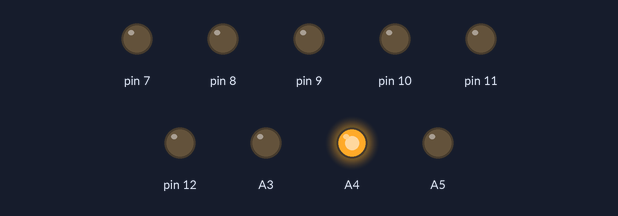
Recording of a sketch running on a simulated Arduino Uno, built with avr-gcc and run on an emulated ATmega328P. On the bench: output pins drawn as LEDs (lit = HIGH).

Above: at 1.5 s.
At 3.5 s:
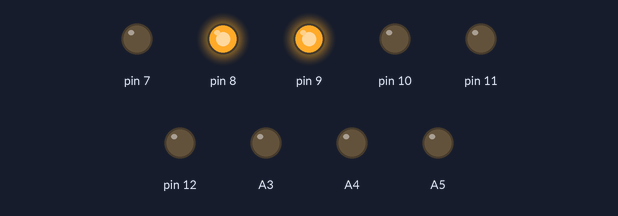
At 5.5 s:
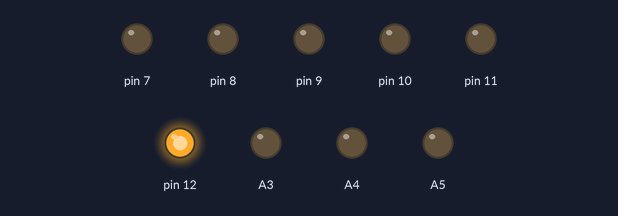
Timing chart, 0 to 9.1 s (numbered marks = the images above):
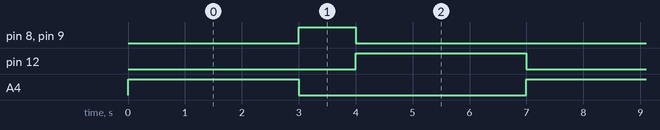

Measured:
- by itself, pin 8, pin 9: alternates HIGH for 1.0 s and LOW for 6.0 s
- by itself, pin 12, A4: alternates HIGH for 3.0 s and LOW for 4.0 s
- by itself, everything shown: repeats every 7.0 s, in 3 steps

The sketch:

Traffic_light.ino
```cpp
int pwmR = 0;
int pwmG = 0;
int pwmB = 0;

void setup()
{
  // 第一顆燈泡
  pinMode(A3, OUTPUT);
  pinMode(A4, OUTPUT);
  pinMode(A5, OUTPUT);

  // 第二顆燈泡
  pinMode(7, OUTPUT);
  pinMode(8, OUTPUT);
  pinMode(9, OUTPUT);

  // 第三顆燈泡
  pinMode(10, OUTPUT);
  pinMode(11, OUTPUT);
  pinMode(12, OUTPUT);
}


void loop()
{
  // 亮綠燈
  reset();
  pwmR = 0;
  pwmG = 255;
  pwmB = 0;
  analogWrite(A3, pwmR);
  analogWrite(A4, pwmG);
  analogWrite(A5, pwmB);
  delay(3000);

  // 亮黃燈
  reset();
  pwmR = 255;
  pwmG = 255;
  pwmB = 0;
  analogWrite(9, pwmR);
  analogWrite(8, pwmG);
  analogWrite(7, pwmB);
  delay(1000);

  // 亮紅燈
  reset();
  pwmR = 255;
  pwmG = 0;
  pwmB = 0;
  analogWrite(12, pwmR);
  analogWrite(11, pwmG);
  analogWrite(10, pwmB);
  delay(3000);
}

void reset() {
  pwmR = 0;
  pwmG = 0;
  pwmB = 0;

  analogWrite(A3, pwmR);
  analogWrite(A4, pwmG);
  analogWrite(A5, pwmB);
  analogWrite(9, pwmR);
  analogWrite(8, pwmG);
  analogWrite(7, pwmB);
  analogWrite(12, pwmR);
  analogWrite(11, pwmG);
  analogWrite(10, pwmB);
}
```
